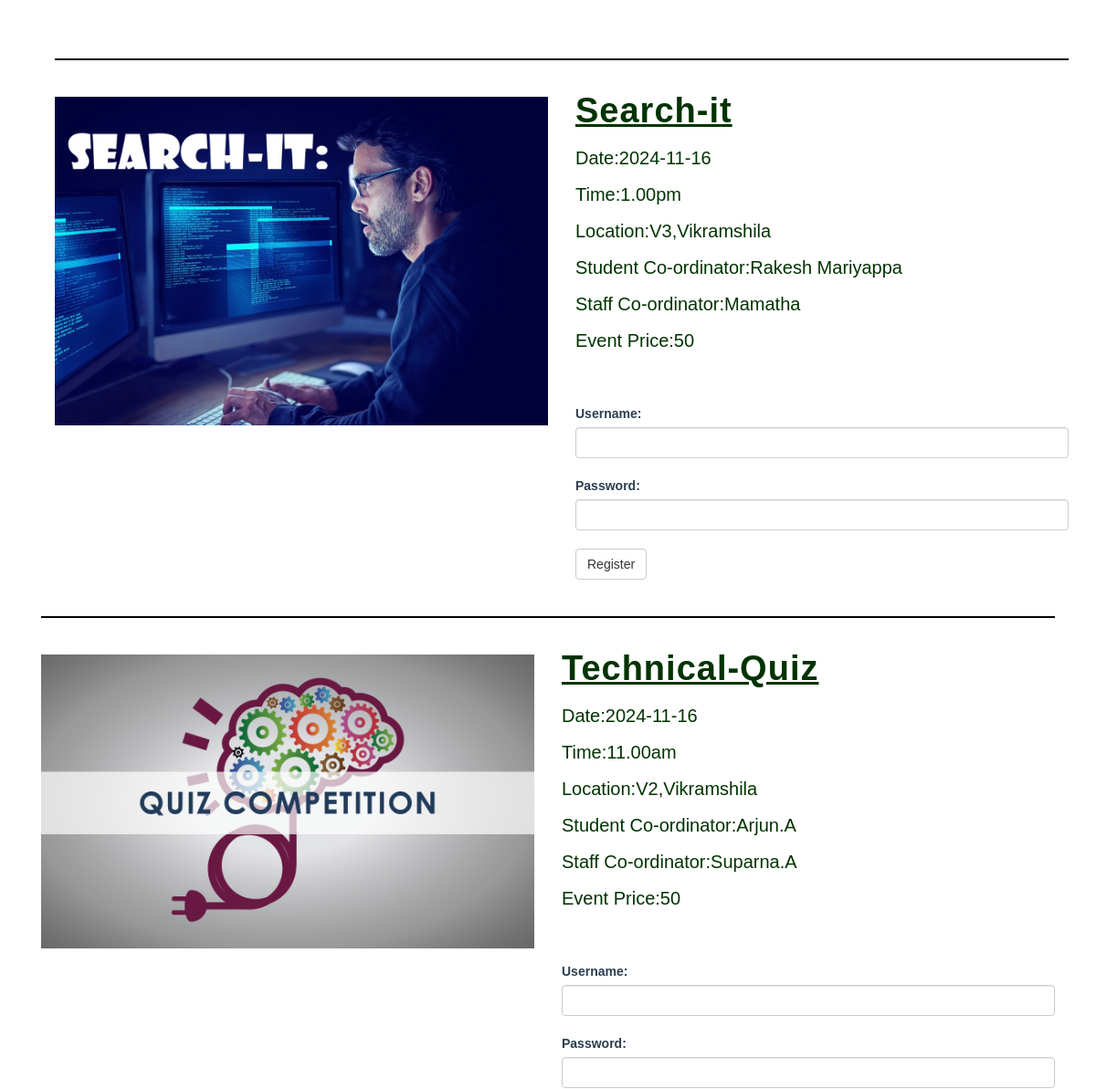
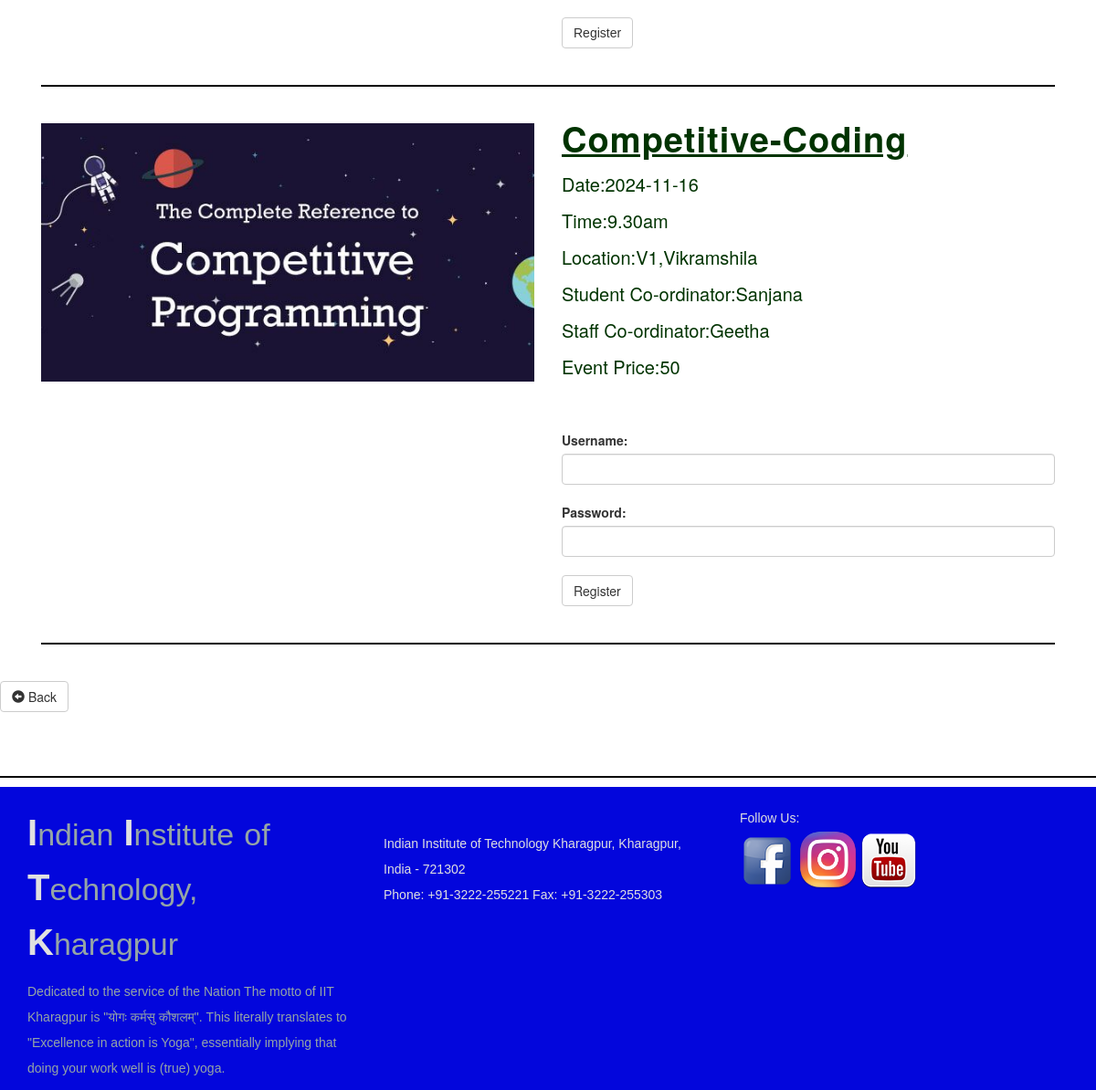
/viewEvent.php?id=1 (lower part), run on an earlier commit of the app's database (2 pictures, top to bottom).
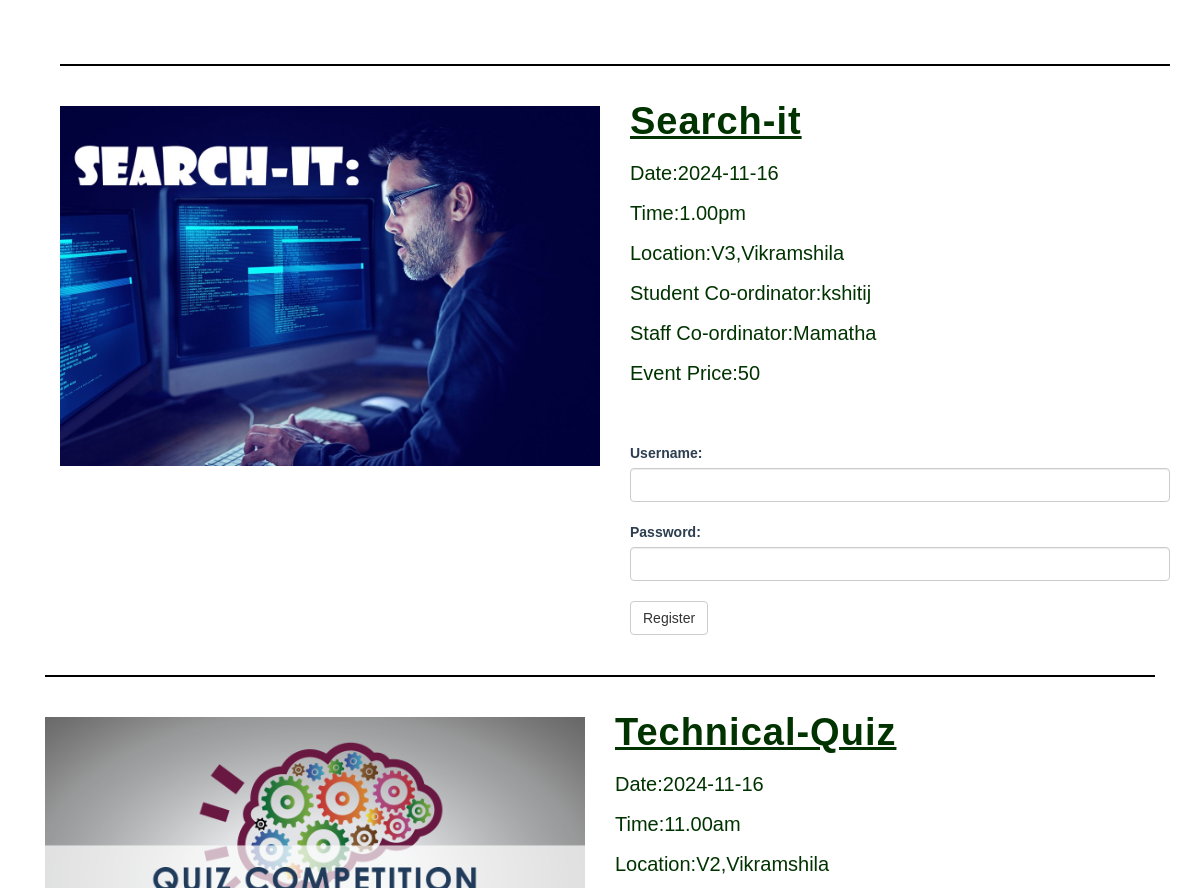
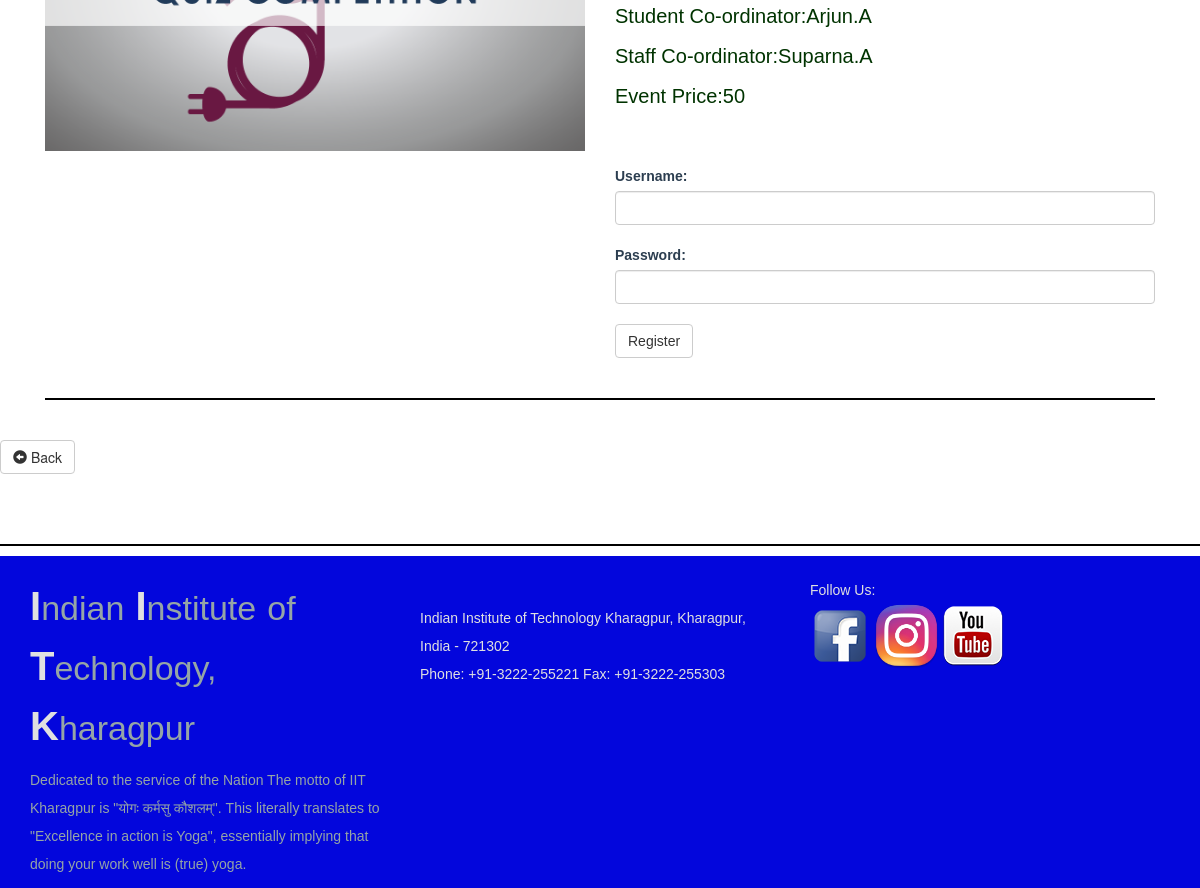
And on a later commit of the database (2 pictures, top to bottom).
### tables this page shows
CREATE TABLE `events` (
  `event_id` int(11) NOT NULL,
  `event_title` varchar(50) NOT NULL,
  `event_price` int(11) DEFAULT NULL,
  `participents` int(100) DEFAULT 0,
  `img_link` text DEFAULT NULL,
  `type_id` int(11) DEFAULT NULL,
  `Result` longtext NOT NULL DEFAULT 'EVENT NOT YET FINISHED'
);

CREATE TABLE `event_info` (
  `event_id` int(10) NOT NULL,
  `Date` date DEFAULT NULL,
  `time` varchar(20) NOT NULL,
  `location` varchar(300) NOT NULL
);

CREATE TABLE `student_coordinator` (
  `sid` int(11) NOT NULL,
  `st_name` varchar(100) NOT NULL,
  `phone` varchar(10) DEFAULT NULL,
  `event_id` int(11) DEFAULT NULL,
  `usn` varchar(50) NOT NULL,
  `password` varchar(50) NOT NULL
);

CREATE TABLE `staff_coordinator` (
  `stid` int(11) NOT NULL,
  `name` varchar(100) NOT NULL,
  `phone` varchar(10) DEFAULT NULL,
  `event_id` int(11) DEFAULT NULL
);

### events.php (the view, shortened to what this page needs)
<div class="container">
        <div class="col-md-12">
            <hr>
        </div>
        <div class="row">
            <section>
                <div class="container">
                    <div class="col-md-6">
                        <img src="<?php echo $row['img_link'];?>" class="img-responsive">
                    </div>
                    <div class="subcontent col-md-6">
                        <h1 style="color:#003300 ; font-size:38px ;" ><u><strong><?php echo '<td>' . $row['event_title'] . '</td>';?></strong></u></h1>
                        <p style="color:#003300  ;font-size:20px ">
                        <?php
                            echo 'Date:' . $row['Date'] .'<br>';
                            echo 'Time:' . $row['time'] .'<br>';
                            echo 'Location:' . $row['location'] .'<br>';
                            echo 'Student Co-ordinator:' . $row['st_name'] .'<br>';
                            echo 'Staff Co-ordinator:' . $row['name'] .'<br>';
                            echo 'Event Price:' . $row['event_price'].'<br>' ;
                        ?>
                        </p>
                        <br><br>
                        <form method="POST">
                            <label>Username:</label><br>
                            <input type="text" name="username" class="form-control" required><br>
                            <label>Password:</label><br>
                            <input type="password" name="password" class="form-control" required><br>
                            <button type="submit" name="register" class="btn btn-default">Register</button>
                        </form>
                    </div>
                </div>
            </section>
        </div>
    </div>
</div>

### viewEvent.php (shortened to what this page needs)
<?php
require 'classes/db1.php';
$id=$_GET['id'];
$result = mysqli_query($conn,"SELECT * FROM events,event_info ef,student_coordinator s,staff_coordinator st WHERE type_id = $id and ef.event_id=events.event_id and s.event_id=events.event_id and st.event_id=events.event_id  ");
?>
<!DOCTYPE html>
<html>
<head>
        <?php require 'utils/styles.php'; ?>
    </head>
    <body>
        <div class = "content">
            <div class = "container">
                <div class = "col-md-12">
            </div>
            <?php
                if (mysqli_num_rows($result) > 0) {
                while($row = mysqli_fetch_array($result)) {
                include 'events.php';
                    }
           ?>
<div class="container">
            <div class="col-md-12">
            <hr>
            </div>
            </div>
        <?php }?>
            <a class="btn btn-default" href="index.php"><span class="glyphicon glyphicon-circle-arrow-left"></span> Back</a>
        <?php require 'utils/footer.php'; ?>
    </body>
</html>

What changed in the data, as far as the page shows it:
removed events: img_link (picture), event_title "Competitive-Coding", event_info.Date "2024-11-16", event_info.time "9.30am", event_info.location "V1,Vikramshila", student_coordinator.st_name "Sanjana", staff_coordinator.name "Geetha", event_price "50"
changed events "Search-it": student_coordinator.st_name "Rakesh Mariyappa" → "kshitij"
